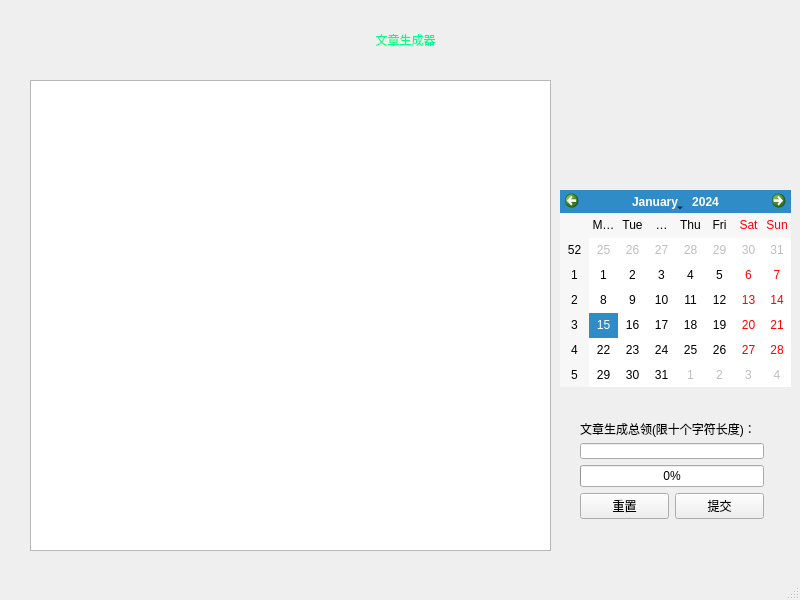
<?xml version="1.0" encoding="UTF-8"?>
<ui version="4.0">
 <class>MainWindow</class>
 <widget class="QMainWindow" name="MainWindow">
  <property name="geometry">
   <rect>
    <x>0</x>
    <y>0</y>
    <width>800</width>
    <height>600</height>
   </rect>
  </property>
  <property name="windowTitle">
   <string>MainWindow</string>
  </property>
  <widget class="QWidget" name="centralwidget">
   <widget class="QLabel" name="label">
    <property name="geometry">
     <rect>
      <x>300</x>
      <y>0</y>
      <width>211</width>
      <height>81</height>
     </rect>
    </property>
    <property name="styleSheet">
     <string notr="true">
font: 20pt &quot;DFHaiBaoW12-GB5&quot;;</string>
    </property>
    <property name="text">
     <string>&lt;html&gt;&lt;head/&gt;&lt;body&gt;&lt;p align=&quot;center&quot;&gt;&lt;span style=&quot; color:#00ff8c;&quot;&gt;文章生成器&lt;/span&gt;&lt;/p&gt;&lt;/body&gt;&lt;/html&gt;</string>
    </property>
   </widget>
   <widget class="QTextEdit" name="textEdit">
    <property name="geometry">
     <rect>
      <x>30</x>
      <y>80</y>
      <width>521</width>
      <height>471</height>
     </rect>
    </property>
    <property name="font">
     <font>
      <pointsize>10</pointsize>
     </font>
    </property>
    <property name="html">
     <string>&lt;!DOCTYPE HTML PUBLIC &quot;-//W3C//DTD HTML 4.0//EN&quot; &quot;http://www.w3.org/TR/REC-html40/strict.dtd&quot;&gt;
&lt;html&gt;&lt;head&gt;&lt;meta name=&quot;qrichtext&quot; content=&quot;1&quot; /&gt;&lt;style type=&quot;text/css&quot;&gt;
p, li { white-space: pre-wrap; }
&lt;/style&gt;&lt;/head&gt;&lt;body style=&quot; font-family:'SimSun'; font-size:10pt; font-weight:400; font-style:normal;&quot;&gt;
&lt;p style=&quot;-qt-paragraph-type:empty; margin-top:0px; margin-bottom:0px; margin-left:0px; margin-right:0px; -qt-block-indent:0; text-indent:0px;&quot;&gt;&lt;br /&gt;&lt;/p&gt;&lt;/body&gt;&lt;/html&gt;</string>
    </property>
   </widget>
   <widget class="QCalendarWidget" name="calendarWidget">
    <property name="geometry">
     <rect>
      <x>560</x>
      <y>190</y>
      <width>231</width>
      <height>197</height>
     </rect>
    </property>
   </widget>
   <widget class="QWidget" name="">
    <property name="geometry">
     <rect>
      <x>580</x>
      <y>420</y>
      <width>184</width>
      <height>99</height>
     </rect>
    </property>
    <layout class="QVBoxLayout" name="verticalLayout_2">
     <item>
      <layout class="QVBoxLayout" name="verticalLayout">
       <item>
        <widget class="QLabel" name="label_2">
         <property name="text">
          <string>文章生成总领(限十个字符长度)：</string>
         </property>
        </widget>
       </item>
       <item>
        <widget class="QLineEdit" name="lineEdit">
         <property name="text">
          <string/>
         </property>
         <property name="maxLength">
          <number>10</number>
         </property>
        </widget>
       </item>
      </layout>
     </item>
     <item>
      <widget class="QProgressBar" name="progressBar">
       <property name="value">
        <number>0</number>
       </property>
      </widget>
     </item>
     <item>
      <layout class="QHBoxLayout" name="horizontalLayout">
       <item>
        <widget class="QPushButton" name="pushButton_2">
         <property name="text">
          <string>重置</string>
         </property>
        </widget>
       </item>
       <item>
        <widget class="QPushButton" name="pushButton">
         <property name="text">
          <string>提交</string>
         </property>
        </widget>
       </item>
      </layout>
     </item>
    </layout>
   </widget>
  </widget>
  <widget class="QMenuBar" name="menubar">
   <property name="geometry">
    <rect>
     <x>0</x>
     <y>0</y>
     <width>800</width>
     <height>23</height>
    </rect>
   </property>
  </widget>
  <widget class="QStatusBar" name="statusbar"/>
 </widget>
 <resources/>
 <connections>
  <connection>
   <sender>pushButton_2</sender>
   <signal>clicked()</signal>
   <receiver>lineEdit</receiver>
   <slot>clear()</slot>
   <hints>
    <hint type="sourcelabel">
     <x>625</x>
     <y>479</y>
    </hint>
    <hint type="destinationlabel">
     <x>633</x>
     <y>430</y>
    </hint>
   </hints>
  </connection>
  <connection>
   <sender>pushButton_2</sender>
   <signal>clicked()</signal>
   <receiver>textEdit</receiver>
   <slot>clear()</slot>
   <hints>
    <hint type="sourcelabel">
     <x>618</x>
     <y>467</y>
    </hint>
    <hint type="destinationlabel">
     <x>541</x>
     <y>317</y>
    </hint>
   </hints>
  </connection>
  <connection>
   <sender>pushButton_2</sender>
   <signal>clicked()</signal>
   <receiver>progressBar</receiver>
   <slot>reset()</slot>
   <hints>
    <hint type="sourcelabel">
     <x>655</x>
     <y>476</y>
    </hint>
    <hint type="destinationlabel">
     <x>681</x>
     <y>458</y>
    </hint>
   </hints>
  </connection>
 </connections>
</ui>
